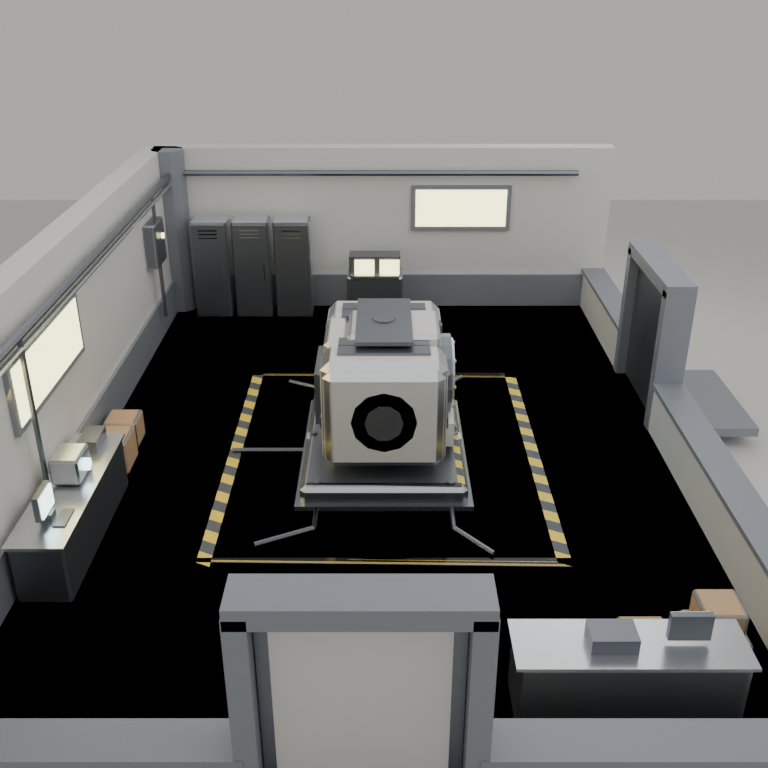
#> input picture art-source/laboratorio-sintetizador/renders/02_side.png, 768 x 768 px, given in place of 01_front.png, which was not available; the run also reads 1 picture not shown here
$ python compose_sheets.py
#> lines starting #> are read from the running program, lines starting #| are printed output that depends on the picture
"""Compose labeled evidence sheets; no retouching of rendered geometry."""
from pathlib import Path
from PIL import Image,ImageOps,ImageDraw,ImageFont
ROOT=Path(__file__).resolve().parents[1];R=ROOT/'renders'
try:font=ImageFont.truetype('/System/Library/Fonts/Helvetica.ttc',22);small=ImageFont.truetype('/System/Library/Fonts/Helvetica.ttc',16)
except OSError:font=small=ImageFont.load_default()
def sheet(name,items,cols,title):
#> called with name = 'folha_turnaround_2x2_vistas.png', cols = 2, title = 'HANGAR — S6.12 | V001 | 8.596 triângulos'
 w=600;h=560;rows=(len(items)+cols-1)//cols;im=Image.new('RGB',(w*cols,80+h*rows),(25,33,38));d=ImageDraw.Draw(im);d.text((24,20),title,fill='#EAE3D8',font=font)
#> after `im = Image.new('RGB', (w * cols, 80 + h * rows), (25, 33, 38))`:
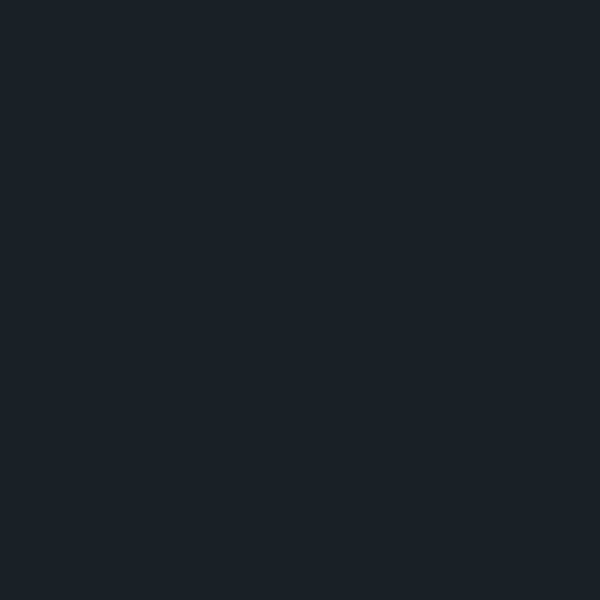
#> im: PIL image 1200x1200 RGB (shown at 1/2 size); mean R, G, B 25, 33, 38
 for i,(path,label) in enumerate(items):
  pic=Image.open(path).convert('RGB');pic=ImageOps.contain(pic,(w-20,h-55));x=i%cols*w;y=80+i//cols*h;im.paste(pic,(x+(w-pic.width)//2,y));d.text((x+20,y+h-40),label,fill='#C5CFD1',font=small)
#> after `im.paste(pic, (x + (w - pic.width) // 2, y))`:
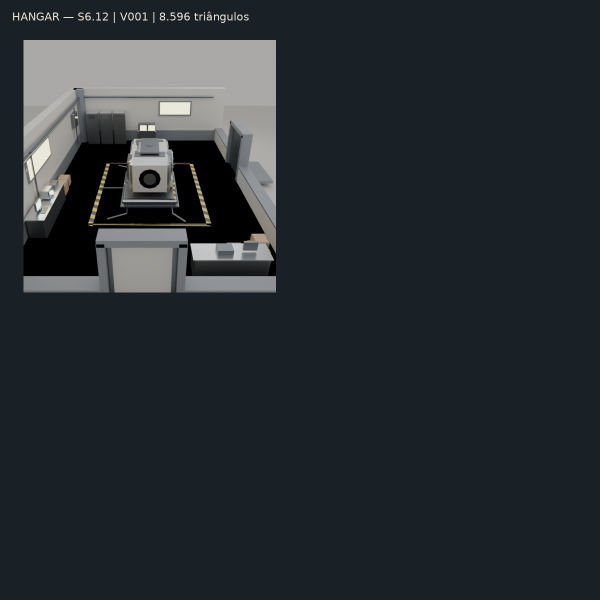
#> im: PIL image 1200x1200 RGB (shown at 1/2 size); mean R, G, B 39.8, 46.4, 50.2
#> pass 3 of the loop in sheet, `for i,(path,label) in enumerate(items):`:
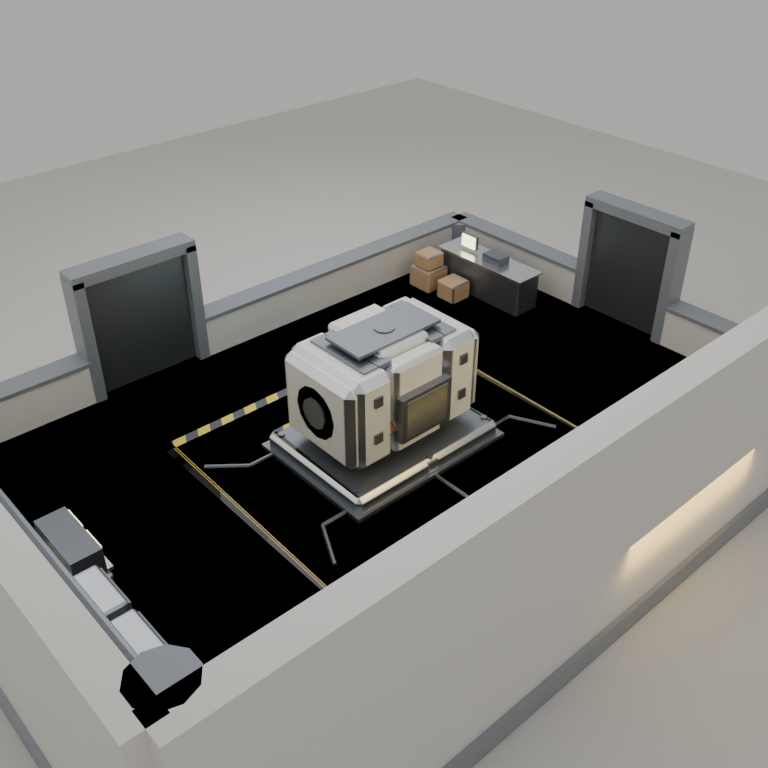
#> input picture art-source/laboratorio-sintetizador/renders/03_back.png, 768 x 768 px, found by its file name
#> pic: PIL image 768x768 RGB
#> pic: PIL image 505x505 RGB
#> in sheet, `im.paste(pic, (x + (w - pic.width) // 2, y))`:
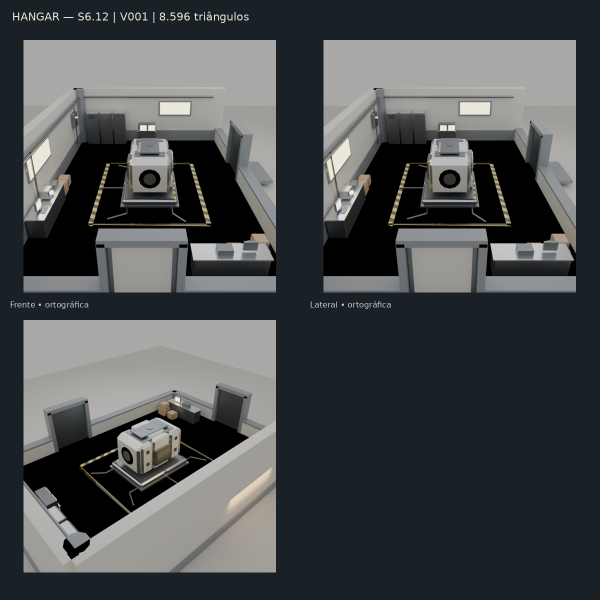
#> im: PIL image 1200x1200 RGB (shown at 1/2 size); mean R, G, B 72.8, 76.3, 77.5
#> the loop made 4 passes; the first 3 are shown
 im.save(R/name)
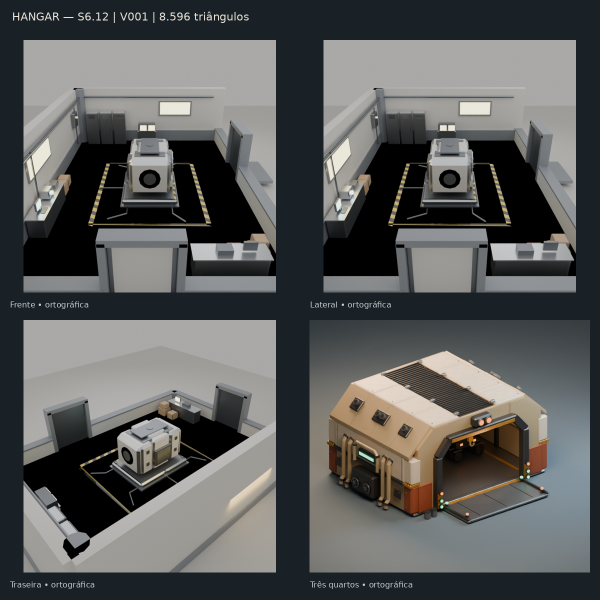
#> saved as folha_turnaround_2x2_vistas.png: PIL image 1200x1200 RGB (shown at 1/2 size); mean R, G, B 89.9, 91.2, 90.2
views=[('01_front','Frente • ortográfica'),('02_side','Lateral • ortográfica'),('03_back','Traseira • ortográfica'),('04_3q','Três quartos • ortográfica')]
items=[(R/(n+'.png'),label) for n,label in views]
sheet('folha_turnaround_2x2_vistas.png',items,2,'HANGAR — S6.12 | V001 | 8.596 triângulos')
sheet('folha_turnaround_4_vistas.png',items,4,'HANGAR — turnarounds | mesma escala')
#> call 2 of sheet, with name = 'folha_turnaround_4_vistas.png', cols = 4, title = 'HANGAR — turnarounds | mesma escala'
#> in sheet (call 2), `im = Image.new('RGB', (w * cols, 80 + h * rows), (25, 33, 38))`:
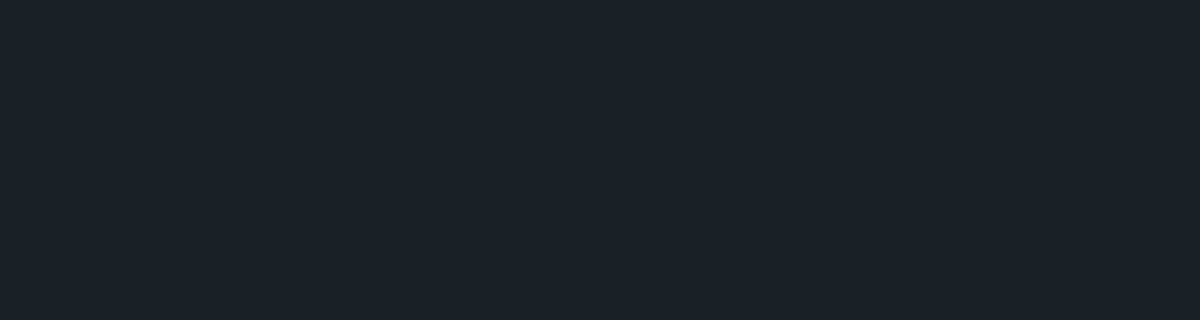
#> im: PIL image 2400x640 RGB (shown at 1/2 size); mean R, G, B 25, 33, 38
#> in sheet (call 2), `im.paste(pic, (x + (w - pic.width) // 2, y))`:
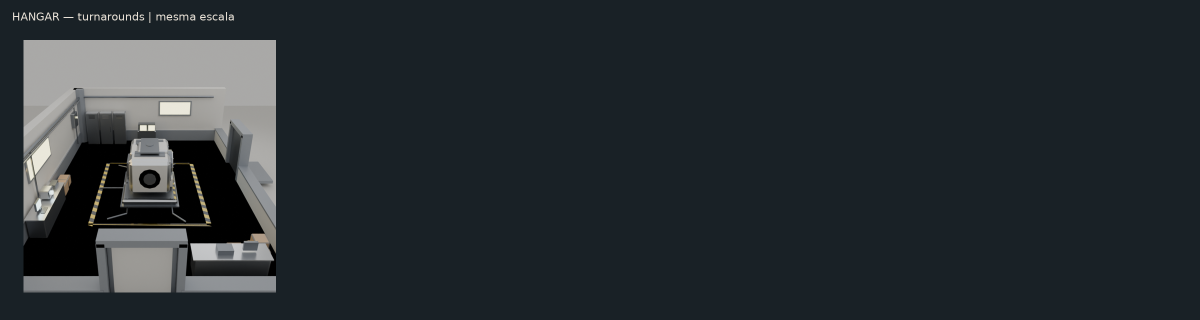
#> im: PIL image 2400x640 RGB (shown at 1/2 size); mean R, G, B 38.9, 45.5, 49.4
#> pass 3 of the loop in sheet, `for i,(path,label) in enumerate(items):`:
#> in sheet (call 2), `im.paste(pic, (x + (w - pic.width) // 2, y))`:
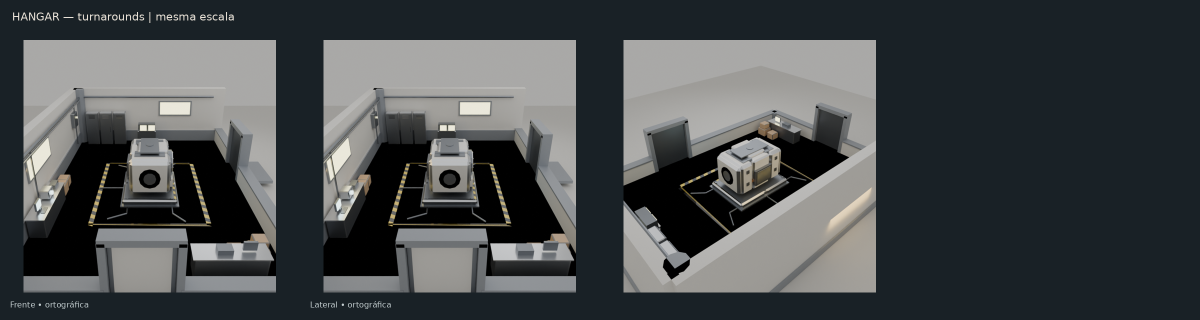
#> im: PIL image 2400x640 RGB (shown at 1/2 size); mean R, G, B 69.8, 73.6, 75
#> the loop made 4 passes; the first 3 are shown
#> in sheet (call 2), `im.save(R/name)`:
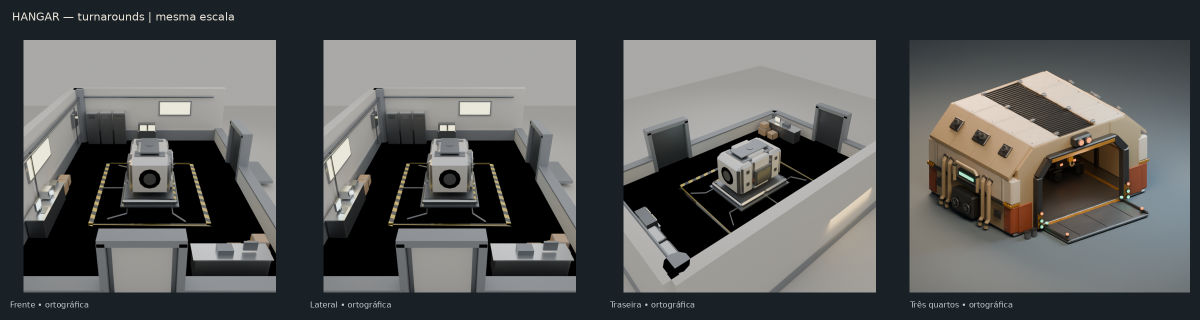
#> saved as folha_turnaround_4_vistas.png: PIL image 2400x640 RGB (shown at 1/2 size); mean R, G, B 85.8, 87.5, 86.9
sheet('folha_wireframe_4_vistas.png',[(R/('wf_'+n+'.png'),label) for n,label in views],4,'HANGAR — topologia da malha exportada')
#> call 3 of sheet, with name = 'folha_wireframe_4_vistas.png', cols = 4, title = 'HANGAR — topologia da malha exportada'
#> in sheet (call 3), `im.paste(pic, (x + (w - pic.width) // 2, y))`:
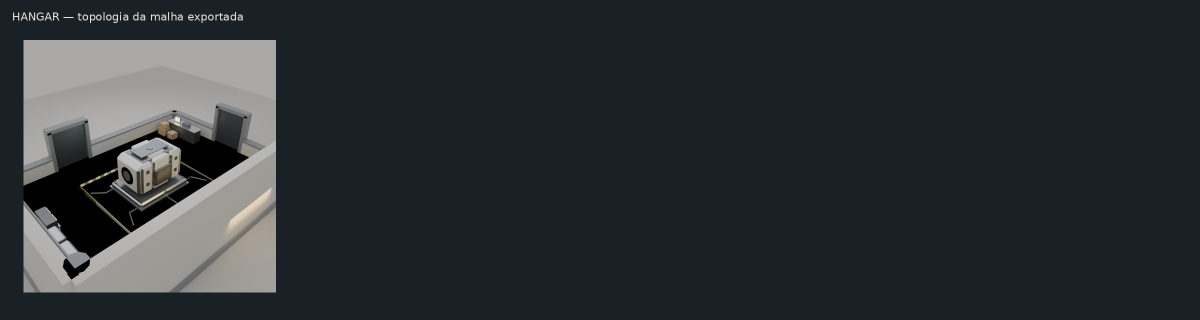
#> im: PIL image 2400x640 RGB (shown at 1/2 size); mean R, G, B 42.5, 48.9, 52.6
#> pass 3 of the loop in sheet, `for i,(path,label) in enumerate(items):`:
#> (the run stopped early here; a loop or call above may not have finished)
